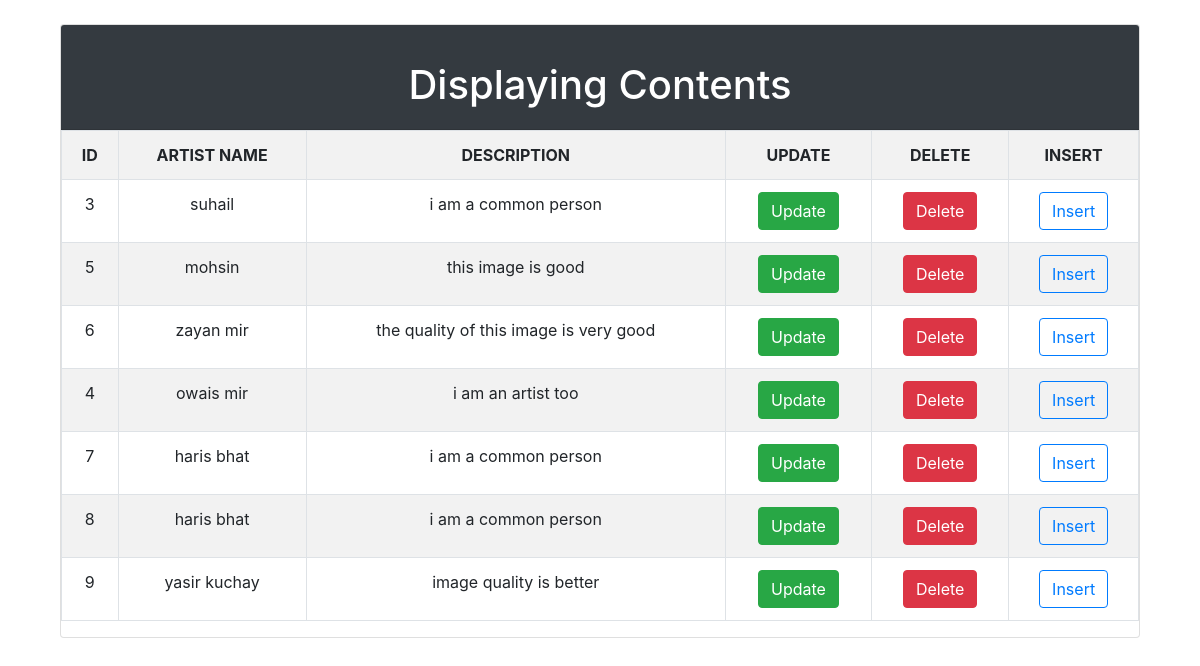
Screenshot of /display.php with the database file from the repository.
### tables this page shows
CREATE TABLE `tbl_images` (
  `id` int(11) NOT NULL,
  `name` blob NOT NULL,
  `artname` varchar(255) NOT NULL,
  `des` varchar(255) NOT NULL
);

### display.php (the view, shortened to what this page needs)
<!DOCTYPE html>
<html lang="en">
<head>
    <link href="css/bootstrap.css" rel="stylesheet"/>
</head>
<form method="post">
    <div class="container">
        <div class="col-lg-12"><br/>
            <div class="card">
                <div class="card-header bg-dark"><br/>
                    <h1 class="text-white text-center">Displaying Contents</h1>
                </div>
                <table class="table table-striped table-hover table-bordered text-center">
                    <tr>
                        <th>ID</th>
                        <th>ARTIST NAME</th>
                        <th>DESCRIPTION</th>
                        <th>UPDATE</th>
                        <th>DELETE</th>
                        <th>INSERT</th>
                    </tr>
                    <?php
                    include 'connection.php';
                    $q = "SELECT * FROM `tbl_images`";
                    $query = mysqli_query($connect,$q);
                    while ($res = mysqli_fetch_array($query)) {
                        ?>
                        <tr>
                            <td><?php echo $res['id'];  ?></td>
                            <td> <?php echo $res['artname'];?> </td>
                            <td> <?php echo $res['des'];?> </td>
                            <td> <button class="btn btn-success text-white"><a class="text-white" href="update.php?id=<?php echo $res['id'];?>">Update</a></button></td>
                            <td><button class="btn btn-danger text-white"><a class="text-white" href="delete.php?id=<?php echo $res['id'];?>">Delete</a></button></td>
                            <td><a href="index.php" class="text-white"><button type="button" class="btn btn-outline-primary">Insert</button></a></td>
                        </tr>
                        <?php
                    }
                    ?>
                </table>
</form>
</body>
</html>

### rows the page displays
tbl_images: id "3", artname "suhail", des "i am a common person"
tbl_images: id "5", artname "mohsin", des "this image is good"
tbl_images: id "6", artname "zayan mir", des "the quality of this image is very good"
tbl_images: id "4", artname "owais mir", des "i am an artist too"
tbl_images: id "7", artname "haris bhat", des "i am a common person"
tbl_images: id "8", artname "haris bhat", des "i am a common person"
tbl_images: id "9", artname "yasir kuchay", des "image quality is better"
